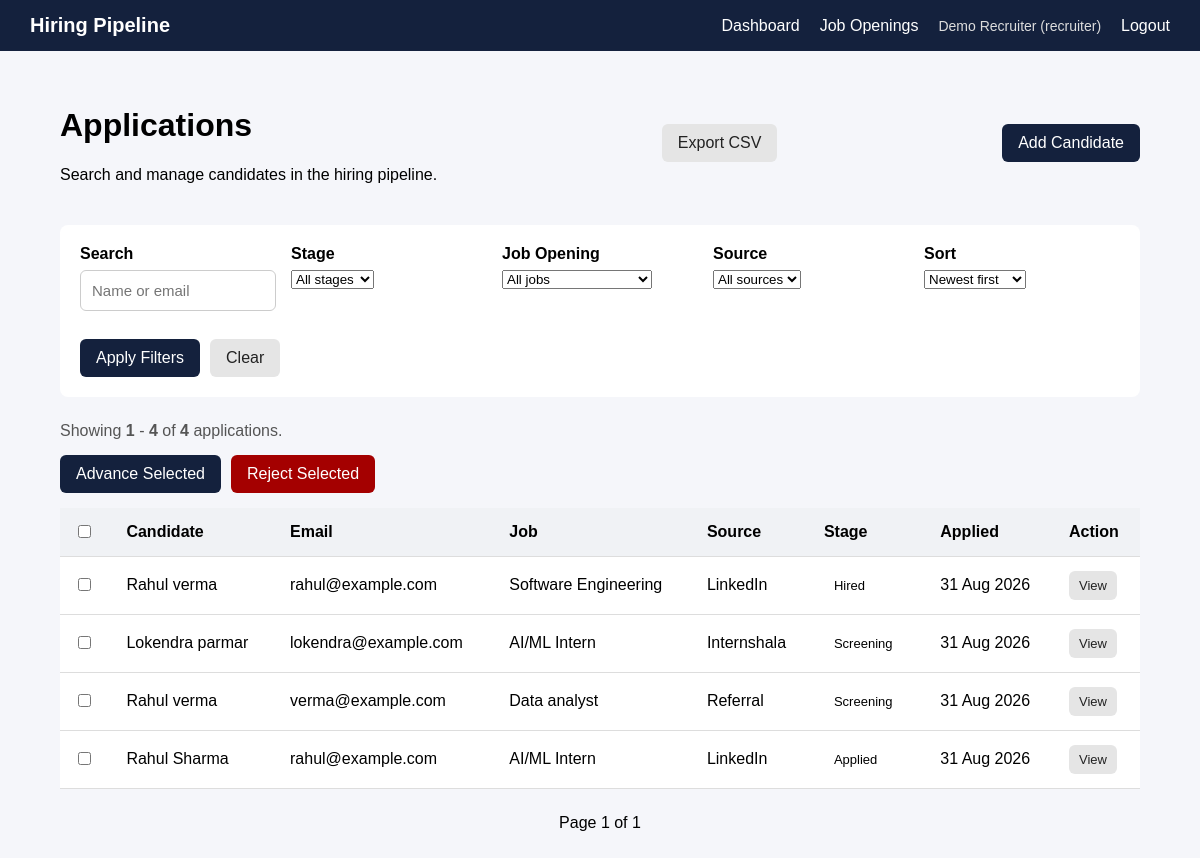
Page /applications/ (signed in) on the earlier database version.
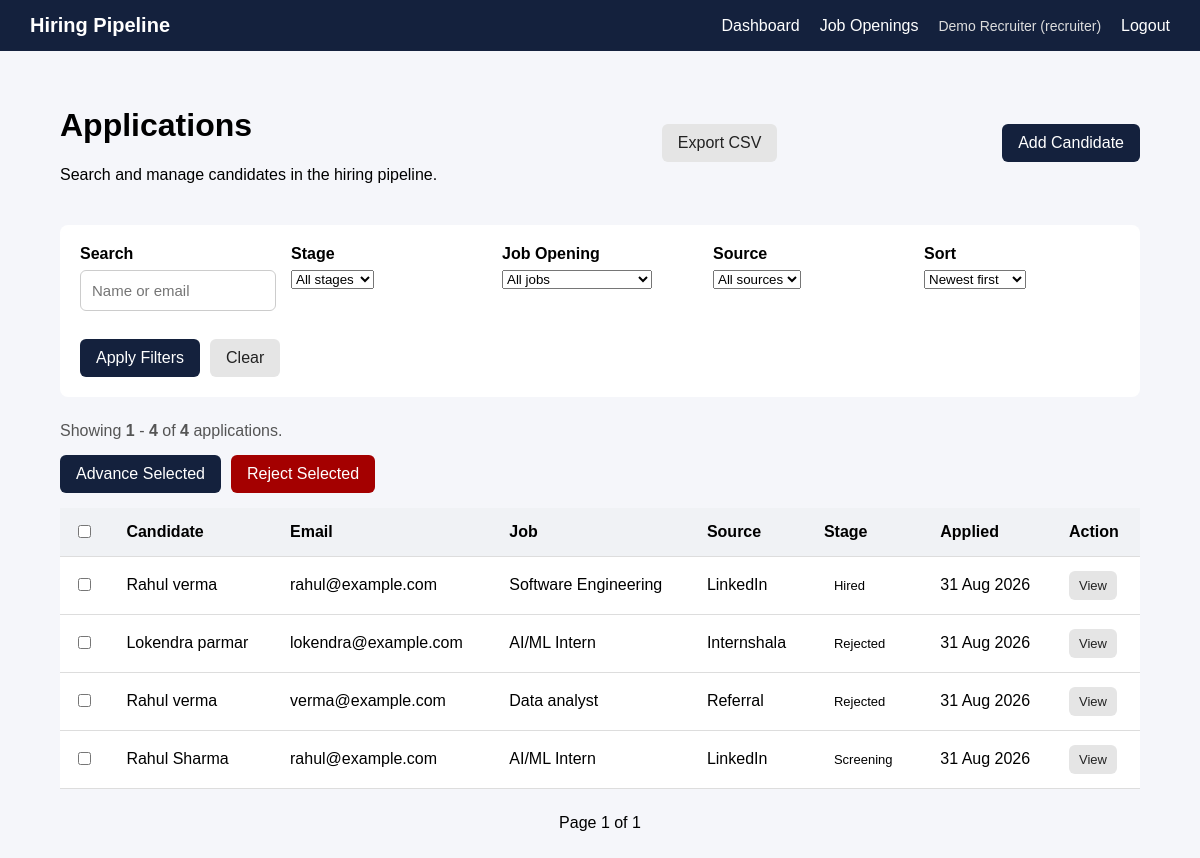
Same page on the later database version.
### models/application.py (models this page shows)
class Application(db.Model):
    __tablename__ = "applications"
    id = db.Column(
        db.Integer,
        primary_key=True
    )
    job_opening_id = db.Column(
        db.Integer,
        db.ForeignKey("job_openings.id"),
        nullable=False,
        index=True
    )
    candidate_name = db.Column(
        db.String(150),
        nullable=False
    )
    candidate_email = db.Column(
        db.String(150),
        nullable=False,
        index=True
    )
    source = db.Column(
        db.String(100),
        nullable=True
    )
    notes = db.Column(
        db.Text,
        nullable=True
    )
    stage = db.Column(
        db.String(30),
        nullable=False,
        default="Applied",
        index=True
    )
    applied_at = db.Column(
        db.DateTime,
        server_default=db.func.now()
    )
    stage_changed_at = db.Column(
        db.DateTime,
        server_default=db.func.now()
    )
    updated_at = db.Column(
        db.DateTime,
        server_default=db.func.now(),
        onupdate=db.func.now()
    )
    job = db.relationship(
        "JobOpening",
        back_populates="applications"
    )
    events = db.relationship(
        "ApplicationEvent",
        back_populates="application",
        lazy=True,
        order_by="ApplicationEvent.created_at"
    )

### models/job.py (models this page shows)
class JobOpening(db.Model):
    __tablename__ = "job_openings"
    id = db.Column(db.Integer, primary_key=True)
    title = db.Column(
        db.String(150),
        nullable=False
    )
    department = db.Column(
        db.String(100),
        nullable=False
    )
    description = db.Column(
        db.Text,
        nullable=True
    )
    status = db.Column(
        db.String(20),
        nullable=False,
        default="open",
        index=True
    )
    created_at = db.Column(
        db.DateTime,
        server_default=db.func.now()
    )
    updated_at = db.Column(
        db.DateTime,
        server_default=db.func.now(),
        onupdate=db.func.now()
    )
    applications = db.relationship(
        "Application",
        back_populates="job",
        lazy=True
    )
    description = db.Column(
        db.Text,
        nullable=True
    )
    status = db.Column(
        db.String(20),
        nullable=False,
        default="open"
    )
    created_at = db.Column(
        db.DateTime,
        server_default=db.func.now()
    )
    updated_at = db.Column(
        db.DateTime,
        server_default=db.func.now(),
        onupdate=db.func.now()
    )
    applications = db.relationship(
        "Application",
        back_populates="job",
        lazy=True
    )

### routes/applications.py (the view, shortened to what this page needs)
@applications_bp.route("/")
@role_required("recruiter")
def application_list():
    search = request.args.get(
        "search",
        ""
    ).strip()
    stage = request.args.get(
        "stage",
        ""
    ).strip()
    job_id = request.args.get(
        "job_id",
        ""
    ).strip()
    source = request.args.get(
        "source",
        ""
    ).strip()
    sort = request.args.get(
        "sort",
        "newest"
    ).strip()
    page = request.args.get(
        "page",
        1,
        type=int
    )
    if page < 1:
        page = 1
    query = Application.query
    if stage:
        query = query.filter(
            Application.stage == stage
        )
    if source:
        query = query.filter(
            Application.source == source
        )
    if sort == "oldest":
        query = query.order_by(
            Application.applied_at.asc()
        )
    elif sort == "stage":
        query = query.order_by(
            Application.stage.asc()
        )
    elif sort == "updated":
        query = query.order_by(
            Application.updated_at.desc()
        )
    elif sort == "name_asc":
        query = query.order_by(
            Application.candidate_name.asc()
        )
    elif sort == "name_desc":
        query = query.order_by(
            Application.candidate_name.desc()
        )
    else:
        sort = "newest"
        query = query.order_by(
            Application.applied_at.desc()
        )
    pagination = query.paginate(
        page=page,
        per_page=10,
        error_out=False
    )
    applications = pagination.items
    jobs = (
        JobOpening.query
        .order_by(JobOpening.title)
        .all()
    )
    sources = (
        db.session.query(
            Application.source
        )
        .filter(
            Application.source.isnot(None),
            Application.source != ""
        )
        .distinct()
        .order_by(
            Application.source
        )
        .all()
    )
    sources = [
        item[0]
        for item in sources
    ]
    stages = [
        "Applied",
        "Screening",
        "Interview",
        "Offer",
        "Hired",
        "Rejected"
    ]
    return render_template(
        "applications/list.html",
        applications=applications,
        pagination=pagination,
        jobs=jobs,
        stages=stages,
        sources=sources,
        search=search,
        selected_stage=stage,
        selected_job=job_id,
        selected_source=source,
        selected_sort=sort
    )

### templates/applications/list.html (shortened to what the changed rows need)
{% extends "base.html" %}
{% block content %}
<div class="page-header">
    <div>
        <h1>Applications</h1>
    </div>
</div>
{% if applications %}
<form
    id="bulk-form"
    method="POST"
>
<table>
    <thead>
        <tr>
            <th>
                <input
                    type="checkbox"
                    id="select-all"
                >
            </th>
            <th>Candidate</th>
            <th>Email</th>
            <th>Job</th>
            <th>Source</th>
            <th>Stage</th>
            <th>Applied</th>
            <th>Action</th>
        </tr>
    </thead>
    <tbody>
        {% for application in applications %}
        <tr>
            <td>
                <input
                    type="checkbox"
                    name="application_ids"
                    value="{{ application.id }}"
                    class="application-checkbox"
                >
            </td>
            <td>
                {{ application.candidate_name }}
            </td>
            <td>
                {{ application.candidate_email }}
            </td>
            <td>
                {{ application.job.title }}
            </td>
            <td>
                {{ application.source or "-" }}
            </td>
            <td>
                <span class="status">
                    {{ application.stage }}
                </span>
            </td>
            <td>
                {% if application.applied_at %}
                    {{ application.applied_at.strftime(
                        "%d %b %Y"
                    ) }}
                {% endif %}
            </td>
            <td>
                <a
                    href="{{ url_for(
                        'applications.application_detail',
                        application_id=application.id
                    ) }}"
                    class="small-btn"
                >
                    View
                </a>
            </td>
        </tr>
        {% endfor %}
    </tbody>
</table>
</form>
{% endif %}
{% endblock %}

Differences in the rows shown:
changed Application "Lokendra parmar": stage "Screening" → "Rejected"
changed Application "verma@example.com": stage "Screening" → "Rejected"
changed Application "Rahul Sharma": stage "Applied" → "Screening"
